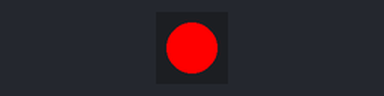
A sketch run on a simulated Arduino Uno, built with avr-gcc and run on an emulated ATmega328P. Parts: 1 RGB LEDs in strip order, left to right. Dim RGB values are drawn brighter than linear; the strip is taken to match the declared colour order.

Above: at 0.15 s.
At 9.58 s:
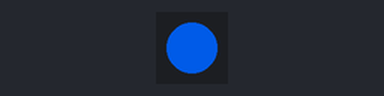
At 19.32 s:
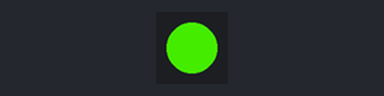
At 39.4 s:
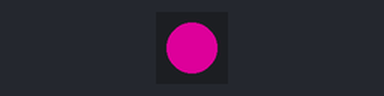
Timing chart, 0 to 40.0 s (numbered marks = the images above):
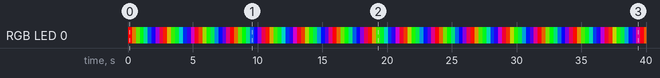

The sketch:

RGB_LED_Demo.ino
```cpp
/*
 * Simple RGB Led example
 * By Greg Armstrong
 * July 2017
 *
 * Written for a single Adafruit Neopixel LED on a TEC-Bot 4.2 robot
 * This will cycle the LED through colors as a demonstration of what it can do
 *
 * PINOUT (See adafruit website for LED pin diagram):
 * www.adafruit.com/product/1938
 *
 * Data In:  DIO Pin 7
 * +5:       5V on Arduino (safe because we are only using 1 LED)
 * GND:      GND
 * Data Out: Not Connected
 */

#include <Adafruit_NeoPixel.h>
#ifdef __AVR__
  #include <avr/power.h>
#endif

#define LED_PIN 7

#define NUMPIXELS 1

Adafruit_NeoPixel led = Adafruit_NeoPixel(NUMPIXELS, LED_PIN, NEO_RGB + NEO_KHZ800);

void setup() {
    led.begin();
}

void loop() {
    for (int i=0; i<255; i++) {
        led.setPixelColor(0, colorWheel(i));
        Serial.println(i);
        led.show();
        delay(10);
    }
}

//Takes a value between 0 and 255
//Returns an RGB color
//As hue moves from 0 - 255 the RGB color will cycle
//from r - g - b and back to r
//In other words: converts HSV(WheelPos, 255, 255) to RGB
uint32_t colorWheel(byte hue) {
    hue = 255 - hue;
    if (hue < 85) {
        return led.Color(255 - hue*3, 0, hue*3);
    }
    if (hue < 170) {
        hue -= 85;
        return led.Color(0, hue*3, 255 - hue*3);
    }
    hue -= 170;
    return led.Color(hue*3, 255 - hue*3, 0);
}
```

Measured:
- by itself, RGB LED 0: off → RGB(255, 0, 0) at 0.00 s, → RGB(165, 90, 0) 0.31 s later, → RGB(75, 180, 0) 0.31 s later, → RGB(0, 240, 15) 0.31 s later, … (132 changes in this stretch)
